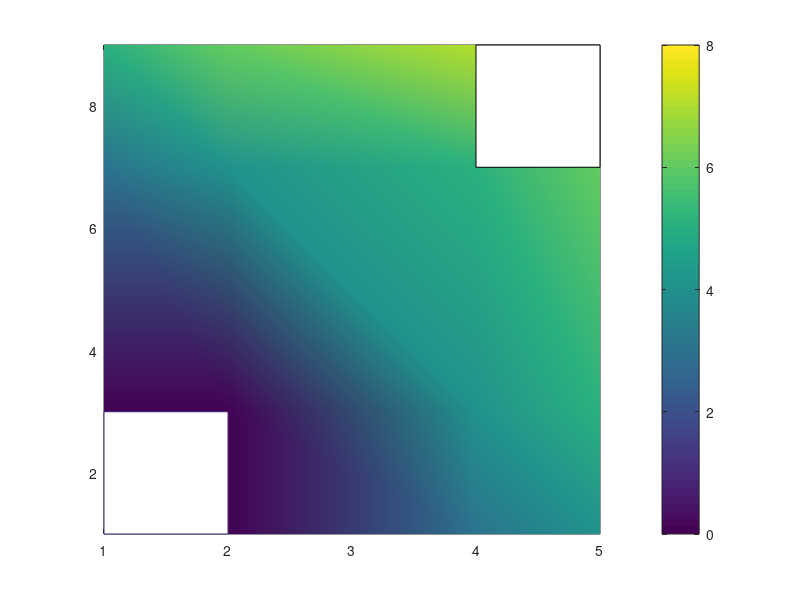

This figure's MATLAB source:

figure(1);
x = [1;2;4;5];
y = [1;3;7;9];
% [x_gr, y_gr] = meshgrid(x,y);
spl = [0,0,3,4;0,0,4,5;3,4,5,6;5,6,7,8];
pcolor(x,y,spl);
shading interp
colorbar;

xx = [1;2];
yy = [1;3];
spll = [1,1;1,1];
hold on;
h = pcolor(xx,yy,spll);
set(h,'facecolor','w');
shading interp

xxx = [4;5];
yyy = [7;9];
hold on
hh = pcolor(xxx,yyy,spll);
set(hh,'facecolor','w');

